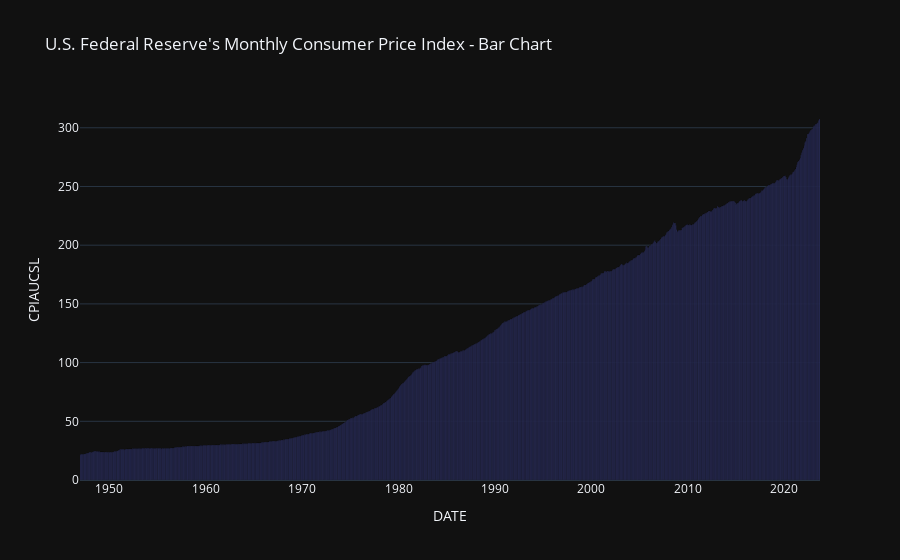

Notebook cell for this chart:
### Code cell
get_trend_bar(cpi, x_axis="DATE", y_axis="CPIAUCSL", title="U.S. Federal Reserve's Monthly Consumer Price Index - Bar Chart")

### Figure 1 — Plotly figure (JSON) as saved in the notebook; plotly's stock layout.template omitted (floating-point values rounded to 4 significant figures; data arrays with more than 128 entries replaced by an {"elided": "..."} marker saying what was removed)
{"data": [{"alignmentgroup": "True", "hovertemplate": "DATE=%{x}<br>CPIAUCSL=%{y}<extra></extra>", "legendgroup": "", "marker": {"color": "#636efa", "pattern": {"shape": ""}}, "name": "", "offsetgroup": "", "orientation": "v", "showlegend": false, "textposition": "auto", "type": "bar", "x": {"elided": "921 str values"}, "xaxis": "x", "y": {"elided": "921 float values"}, "yaxis": "y"}], "layout": {"barmode": "relative", "legend": {"tracegroupgap": 0}, "title": {"text": "U.S. Federal Reserve's Monthly Consumer Price Index - Bar Chart"}, "xaxis": {"anchor": "y", "domain": [0, 1], "title": {"text": "DATE"}}, "yaxis": {"anchor": "x", "domain": [0, 1], "title": {"text": "CPIAUCSL"}}}}
